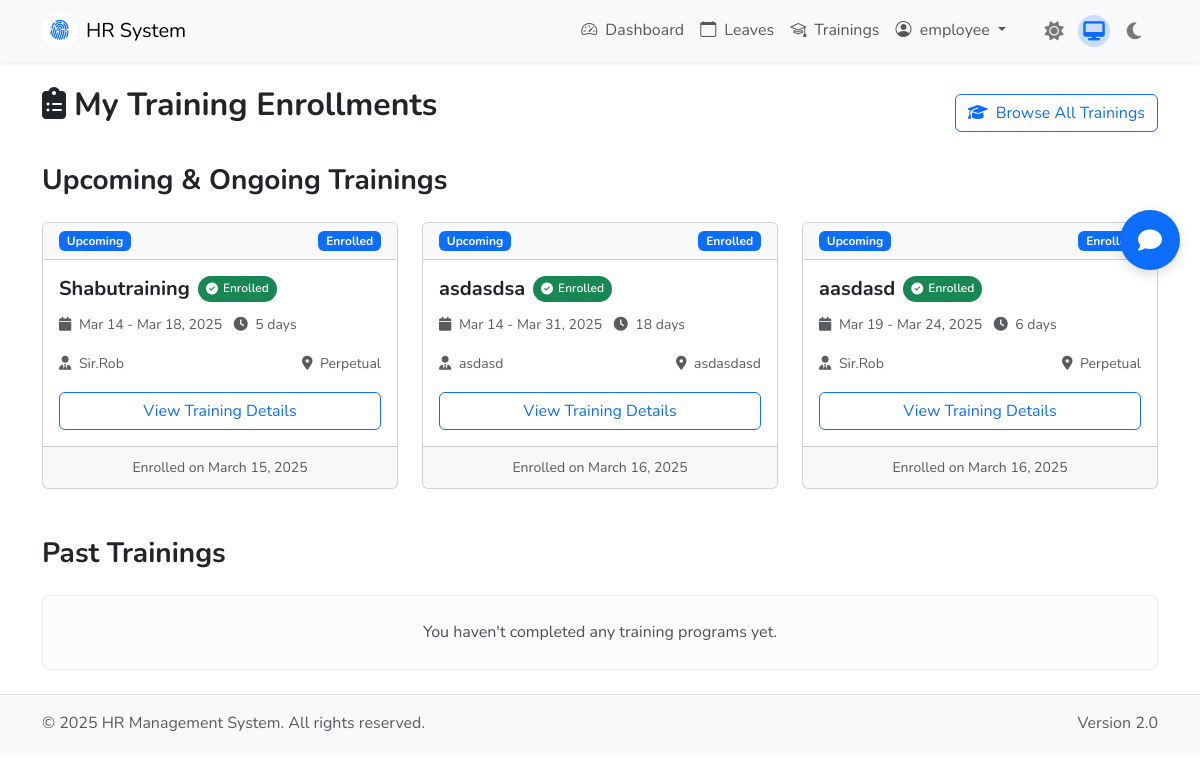
Page /trainings/my-enrollments (signed in) on the committed database.
### models.py (models this page shows, shortened)
class User(UserMixin, db.Model):
    id = db.Column(db.Integer, primary_key=True)
    username = db.Column(db.String(80), unique=True, nullable=False)
    email = db.Column(db.String(120), unique=True, nullable=False)
    password_hash = db.Column(db.String(200), nullable=False)
    department = db.Column(db.String(100), nullable=False)
    role = db.Column(db.String(20), nullable=False, default='employee')  # 'employee', 'hr', 'admin'
    def is_admin(self):
        return self.role == 'admin'
    def is_hr(self):
        return self.role == 'hr'

class TrainingEnrollment(db.Model):
    id = db.Column(db.Integer, primary_key=True)
    training_id = db.Column(db.Integer, db.ForeignKey('training_program.id'), nullable=False)
    employee_id = db.Column(db.Integer, db.ForeignKey('user.id'), nullable=False)
    status = db.Column(db.String(20), default='enrolled')  # enrolled, completed, dropped, failed
    enrollment_date = db.Column(db.DateTime, default=datetime.utcnow)
    completion_date = db.Column(db.DateTime)
    feedback = db.Column(db.Text)
    rating = db.Column(db.Integer)  # 1-5 stars
    __table_args__ = (
        db.UniqueConstraint('training_id', 'employee_id', name='unique_enrollment'),
    )
    training = db.relationship('TrainingProgram', back_populates='enrollments')
    employee = db.relationship('User', backref=db.backref('training_enrollments', lazy='dynamic'))
    @property
    def status_badge_color(self):
        if self.status == 'enrolled':
            return 'bg-primary'
        elif self.status == 'completed':
            return 'bg-success'
        elif self.status == 'dropped':
            return 'bg-warning'
        else:  # failed
            return 'bg-danger'

class TrainingProgram(db.Model):
    id = db.Column(db.Integer, primary_key=True)
    title = db.Column(db.String(100), nullable=False)
    description = db.Column(db.Text)
    instructor = db.Column(db.String(100))
    start_date = db.Column(db.Date, nullable=False)
    end_date = db.Column(db.Date, nullable=False)
    location = db.Column(db.String(100))
    max_participants = db.Column(db.Integer, default=0)  # 0 means unlimited
    category = db.Column(db.String(50), nullable=False)  # technical, soft-skills, compliance, etc.
    status = db.Column(db.String(20), default='upcoming')  # upcoming, in-progress, completed, cancelled
    created_by = db.Column(db.Integer, db.ForeignKey('user.id'), nullable=False)
    created_at = db.Column(db.DateTime, default=datetime.utcnow)
    updated_at = db.Column(db.DateTime, default=datetime.utcnow, onupdate=datetime.utcnow)
    creator = db.relationship('User', foreign_keys=[created_by], backref=db.backref('created_trainings', lazy='dynamic'))
    enrollments = db.relationship('TrainingEnrollment', back_populates='training', cascade='all, delete-orphan')
    @property
    def duration_days(self):
        if self.start_date and self.end_date:
            return (self.end_date - self.start_date).days + 1
        return 0
    @property
    def status_badge_color(self):
        if self.status == 'upcoming':
            return 'bg-primary'
        elif self.status == 'in-progress':
            return 'bg-warning'
        elif self.status == 'completed':
            return 'bg-success'
        else:  # cancelled
            return 'bg-danger'

### app.py (the view)
@app.route('/trainings/my-enrollments')
@login_required
def my_enrollments():
    active_enrollments = db.session.query(TrainingEnrollment)\
        .join(TrainingProgram, TrainingEnrollment.training_id == TrainingProgram.id)\
        .filter(TrainingEnrollment.employee_id == current_user.id,
                TrainingProgram.status.in_(['upcoming', 'in-progress']))\
        .order_by(TrainingProgram.start_date).all()
    completed_enrollments = db.session.query(TrainingEnrollment)\
        .join(TrainingProgram, TrainingEnrollment.training_id == TrainingProgram.id)\
        .filter(TrainingEnrollment.employee_id == current_user.id,
                TrainingProgram.status == 'completed')\
        .order_by(TrainingProgram.end_date.desc()).all()
    return render_template('trainings/my_enrollments.html',
                          active_enrollments=active_enrollments,
                          completed_enrollments=completed_enrollments)

### app.py (called while the page is built)
@login_manager.user_loader
def load_user(user_id):
    return User.query.get(int(user_id))

@app.context_processor
def utility_processor():
    def get_profile_image_url(profile_image, width=300, height=300, version=None):
        if not profile_image or profile_image == 'default-profile':
            return url_for('static', filename='img/default-profile.png')
        return get_optimized_url(profile_image, width, height, version=version)
    now = datetime.now()
    return dict(get_profile_image_url=get_profile_image_url, now=now)

### templates/trainings/my_enrollments.html (shortened to what this page needs)
{% extends "base.html" %}
{% block content %}
<div class="d-flex justify-content-between align-items-center mb-4">
    <h2><i class="fas fa-clipboard-list me-2"></i>My Training Enrollments</h2>
    <a href="{{ url_for('trainings') }}" class="btn btn-outline-primary">
        <i class="fas fa-graduation-cap me-2"></i>Browse All Trainings
    </a>
</div>
<h3 class="mb-4">Upcoming & Ongoing Trainings</h3>
{% if active_enrollments %}
<div class="row row-cols-1 row-cols-md-2 row-cols-xl-3 g-4 mb-5">
    {% for enrollment in active_enrollments %}
    <div class="col">
        <div class="card enrollment-card h-100">
            <div class="card-header bg-body-tertiary d-flex justify-content-between align-items-center">
                <span class="badge {{ enrollment.training.status_badge_color }}">
                    {{ enrollment.training.status.title() }}
                </span>
                <span class="badge {{ enrollment.status_badge_color }}">
                    {{ enrollment.status.title() }}
                </span>
            </div>
            <div class="card-body">
                <div class="training-title-container">
                    <h5 class="card-title mb-0">{{ enrollment.training.title }}</h5>
                    <span class="enrollment-status-badge bg-success text-white">
                        <i class="fas fa-check-circle"></i>
                        <span>Enrolled</span>
                    </span>
                </div>
                <p class="card-text text-body-secondary mb-3">
                    <small>
                        <i class="fas fa-calendar me-1"></i>
                        {{ enrollment.training.start_date.strftime('%b %d') }} -
                        {{ enrollment.training.end_date.strftime('%b %d, %Y') }}
                        <span class="ms-2">
                            <i class="fas fa-clock me-1"></i> {{ enrollment.training.duration_days }} days
                        </span>
                    </small>
                </p>
                <div class="d-flex justify-content-between mt-3">
                    <small class="text-body-secondary">
                        <i class="fas fa-user-tie me-1"></i> {{ enrollment.training.instructor }}
                    </small>
                    <small class="text-body-secondary">
                        <i class="fas fa-map-marker-alt me-1"></i> {{ enrollment.training.location }}
                    </small>
                </div>
                <div class="d-grid mt-3 gap-2">
                    <a href="{{ url_for('view_training', training_id=enrollment.training.id) }}" class="btn btn-outline-primary">
                        View Training Details
                    </a>
                </div>
            </div>
            <div class="card-footer text-body-secondary text-center">
                <small>Enrolled on {{ enrollment.enrollment_date.strftime('%B %d, %Y') }}</small>
            </div>
        </div>
    </div>
    {% endfor %}
</div>
{% endif %}
<h3 class="mb-4">Past Trainings</h3>
{% if completed_enrollments %}
<div class="table-responsive">
    <table class="table table-hover">
        <thead class="table-light">
            <tr>
                <th>Training</th>
                <th>Category</th>
                <th>Dates</th>
                <th>Status</th>
                <th>Feedback</th>
                <th>Actions</th>
            </tr>
        </thead>
        <tbody>
            {% for enrollment in completed_enrollments %}
            <tr>
                <td>{{ enrollment.training.title }}</td>
                <td><span class="badge bg-secondary">{{ enrollment.training.category.replace('_', ' ').title() }}</span></td>
                <td>{{ enrollment.training.start_date.strftime('%b %d') }} - {{ enrollment.training.end_date.strftime('%b %d, %Y') }}</td>
                <td><span class="badge {{ enrollment.status_badge_color }}">{{ enrollment.status.title() }}</span></td>
                <td>
                    {% if enrollment.rating %}
                        <div class="text-warning">
                            {% for i in range(enrollment.rating) %}
                                <i class="fas fa-star"></i>
                            {% endfor %}
                            {% for i in range(5 - enrollment.rating) %}
                                <i class="far fa-star"></i>
                            {% endfor %}
                        </div>
                    {% else %}
                        <span class="text-body-secondary">No feedback yet</span>
                    {% endif %}
                </td>
                <td>
                    <a href="{{ url_for('view_training', training_id=enrollment.training.id) }}" class="btn btn-sm btn-outline-primary">
                        Details
                    </a>
                    {% if enrollment.training.status == 'completed' and enrollment.status != 'completed' %}
                        <a href="{{ url_for('training_feedback', training_id=enrollment.training.id) }}" class="btn btn-sm btn-outline-success">
                            Rate
                        </a>
                    {% endif %}
                </td>
            </tr>
            {% endfor %}
        </tbody>
    </table>
</div>
{% else %}
<div class="alert alert-light text-center py-4">
    <p class="mb-0">You haven't completed any training programs yet.</p>
</div>
{% endif %}
{% endblock %}

### templates/base.html (shortened to what this page needs)
<!DOCTYPE html>
<html lang="en">
<head>
    <link href="https://cdn.jsdelivr.net/npm/bootstrap@5.3.0/dist/css/bootstrap.min.css" rel="stylesheet">
    <link rel="stylesheet" href="https://cdn.jsdelivr.net/npm/bootstrap-icons@1.10.0/font/bootstrap-icons.css">
    <link rel="stylesheet" href="https://cdnjs.cloudflare.com/ajax/libs/font-awesome/6.4.0/css/all.min.css">
    <link rel="stylesheet" href="{{ url_for('static', filename='css/ui-kit.css') }}">
    <link rel="stylesheet" href="{{ url_for('static', filename='css/theme-toggle.css') }}">
</head>
<body>
    <nav class="navbar navbar-expand-lg navbar-light bg-body-tertiary sticky-top shadow-sm">
        <div class="container">
            <a class="navbar-brand d-flex align-items-center" href="{{ url_for('index') }}">
                <div class="brand-icon me-2 d-flex align-items-center justify-content-center bg-white rounded-circle" style="width:36px;height:36px;">
                    <i class="bi bi-fingerprint text-primary" style="font-size:1.3rem;"></i>
                </div>
                <span>HR System</span>
            </a>
            <div class="collapse navbar-collapse" id="navbarNav">
                <ul class="navbar-nav ms-auto">
                    {% if current_user.is_authenticated %}
                    <li class="nav-item">
                        <a class="nav-link" href="{{ url_for('dashboard') }}">
                            <i class="bi bi-speedometer2 me-1"></i> Dashboard
                        </a>
                    </li>
                    <li class="nav-item">
                        <a class="nav-link" href="{{ url_for('leaves') }}">
                            <i class="bi bi-calendar me-1"></i> Leaves
                        </a>
                    </li>
                    <li class="nav-item">
                        <a class="nav-link" href="{{ url_for('trainings') }}">
                            <i class="bi bi-mortarboard me-1"></i> Trainings
                        </a>
                    </li>
                    <li class="nav-item dropdown">
                        <a class="nav-link dropdown-toggle" href="#" role="button" data-bs-toggle="dropdown">
                            <i class="bi bi-person-circle me-1"></i> {{ current_user.username }}
                        </a>
                    </li>
                    {% endif %}
                </ul>
                {% include 'components/theme_toggle.html' %}
            </div>
        </div>
    </nav>
    <div class="container my-4">
        <div id="content-wrapper">
            {% block content %}{% endblock %}
        </div>
    </div>
    <footer class="footer mt-auto py-3 bg-body-tertiary border-top">
        <div class="container">
            <div class="row">
                <div class="col-md-6 text-center text-md-start">
                    <span class="text-body-secondary">© 2025 HR Management System. All rights reserved.</span>
                </div>
                <div class="col-md-6 text-center text-md-end">
                    <span class="text-body-secondary">Version 2.0</span>
                </div>
            </div>
        </div>
    </footer>
    {% if current_user.is_authenticated %}
    {% include 'components/chatbot.html' %}
    {% endif %}
    <link rel="stylesheet" href="{{ url_for('static', filename='css/chatbot.css') }}">
</body>
</html>

### static/css/ui-kit.css (style rules this page uses)
:root { --hr-primary: #4e73df; --hr-primary-hover: #2e59d9; --hr-success: #1cc88a; --hr-info: #36b9cc; --hr-warning: #f6c23e; --hr-danger: #e74a3b; --hr-secondary: #858796; --hr-light: #f8f9fc; --hr-dark: #5a5c69; --hr-space-xs: 0.25rem; --hr-space-sm: 0.5rem; --hr-space-md: 1rem; --hr-space-lg: 1.5rem; --hr-space-xl: 2rem; --hr-space-xxl: 3rem; --hr-font-family: 'Nunito', -apple-system, BlinkMacSystemFont, "Segoe UI", Roboto, "Helvetica Neue", Arial, sans-serif; --hr-body-font-size: 1rem; --hr-border-radius-sm: 0.25rem; --hr-border-radius: 0.35rem; --hr-border-radius-lg: 0.5rem; --hr-border-radius-xl: 1rem; }
body { font-family: var(--hr-font-family); font-size: var(--hr-body-font-size); line-height: 1.6; }
h1, h2, h3, h4, h5, h6 { font-weight: 700; line-height: 1.2; margin-bottom: var(--hr-space-md); }

### static/css/theme-toggle.css (style rules this page uses)
html { transition: background-color 0.3s ease, color 0.3s ease; }
body { transition: background-color 0.3s ease, color 0.3s ease; }
.card, .navbar, .btn, .form-control, .form-select, .modal, .table, .input-group-text, .dropdown-menu, .alert, .badge { transition: all 0.3s ease; }

### templates/trainings/my_enrollments.html (style rules this page uses)
.enrollment-card { transition: all 0.3s ease; }
.training-title-container { display: flex; align-items: center; flex-wrap: wrap; gap: 8px; margin-bottom: 10px; }
.enrollment-status-badge { display: inline-flex; align-items: center; gap: 5px; padding: 3px 8px; border-radius: 15px; font-size: 0.75rem; font-weight: 600; }

### rows in the picture
User: username "employee"
TrainingEnrollment: training.status "Upcoming", status "Enrolled", training "Shabutraining", training.start_date "Mar 14", training.end_date "Mar 18, 2025", training.duration_days "5", training.instructor "Sir.Rob", training.location "Perpetual", enrollment_date "March 15, 2025"
TrainingEnrollment: training.status "Upcoming", status "Enrolled", training "asdasdsa", training.start_date "Mar 14", training.end_date "Mar 31, 2025", training.duration_days "18", training.instructor "asdasd", training.location "asdasdasd", enrollment_date "March 16, 2025"
TrainingEnrollment: training.status "Upcoming", status "Enrolled", training "aasdasd", training.start_date "Mar 19", training.end_date "Mar 24, 2025", training.duration_days "6", training.instructor "Sir.Rob", training.location "Perpetual", enrollment_date "March 16, 2025"
